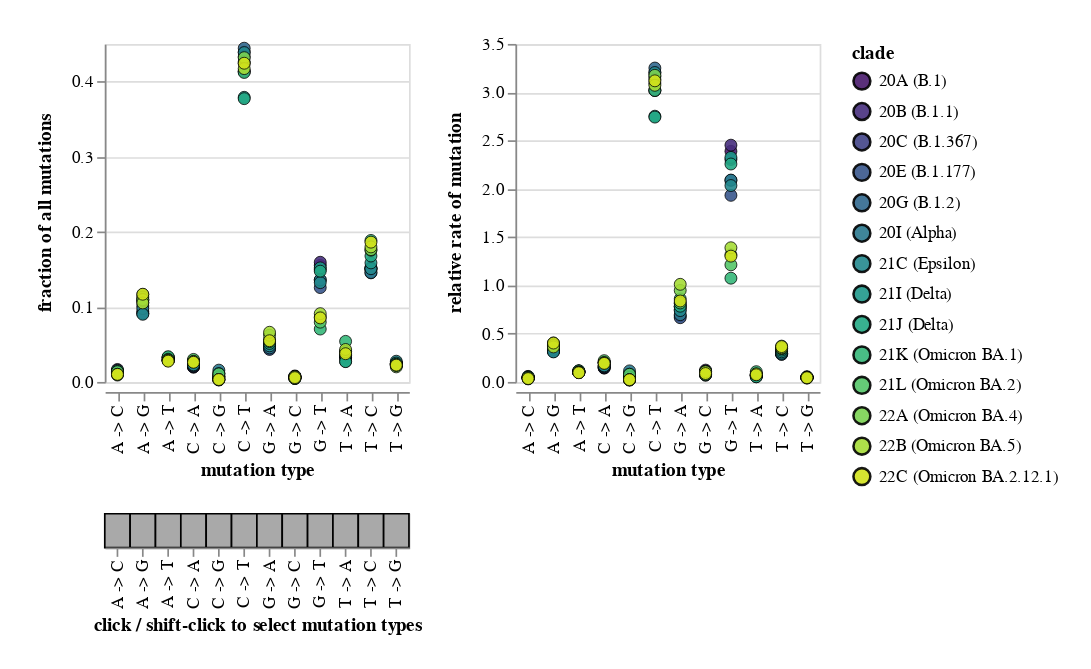

Notebook code cell kept with this figure:
### Markdown cell above
Plot the rates. The chart below is interactive, and you can click to select mutation types, clades, etc:

### Code cell
melted_df = (
    mut_type_count_frac_rate
    .query("exclude_top_mutations == 'no'")
    .assign(mut_type=lambda x: x["mut_type"].str.replace("to", " -> "))
    .melt(
        id_vars=["clade", "mut_type", "count"],
        value_vars=["fraction", "rate"],
    )
    .assign(
        variable=lambda x: x["variable"].map(
            {
                "fraction": "fraction of all mutations",
                "rate": "relative rate of mutation",
            }
        ),
        clade=lambda x: x["clade"].map(add_clade_synonym),
    )
)

mut_type_selection = alt.selection_multi(fields=["mut_type"])

mut_type_selection_bar = (
    alt.Chart(melted_df[["mut_type"]].drop_duplicates())
    .encode(
        x=alt.X("mut_type", title="click / shift-click to select mutation types"),
        color=alt.condition(mut_type_selection, alt.value("darkgray"), alt.value("white")),
    )
    .mark_rect(stroke="black")
    .add_selection(mut_type_selection)
    .properties(width=alt.Step(15))
)

frac_rate_chart_base = (
    alt.Chart(melted_df)
    .encode(
        x=alt.X("mut_type", title="mutation type"),
        y=alt.Y("value", title=None),
        color=alt.Color("clade", scale=alt.Scale(scheme="viridis")),
        strokeWidth=alt.condition(clade_selection, alt.value(0.5), alt.value(0)),
        opacity=alt.condition(clade_selection, alt.value(0.9), alt.value(0.2)),
        size=alt.condition(clade_selection, alt.value(50), alt.value(40)),
        column=alt.Column(
            "variable",
            title=None,
            header=alt.Header(labelOrient="left", labelFontSize=11, labelFontStyle="bold"),
        ),
        tooltip=[
            alt.Tooltip(c, format=".3g") if melted_df[c].dtype == float else c
            for c in melted_df.columns.tolist()
        ],
    )
    .mark_point(filled=True, stroke="black")
    .add_selection(clade_selection, mut_type_selection)
    .transform_filter(mut_type_selection)
    .resolve_scale(y="independent")
    .properties(width=alt.Step(15), height=200)
)

frac_rate_chart = (
    (frac_rate_chart_base & mut_type_selection_bar)
    .configure_axis(grid=False)
    .configure_legend(columns=2)
    .configure(padding=20)
)

chart_title = os.path.join(os.path.dirname(rates_by_clade_csv), "frac_rate_chart.html")
print(f"Saving to {chart_title}")
frac_rate_chart.save(chart_title)

frac_rate_chart

### Figure 1 — Vega-Lite specification as saved in the notebook (floating-point values rounded to 4 significant figures; data arrays with more than 128 entries replaced by an {"elided": "..."} marker saying what was removed)
{"config": {"view": {"continuousWidth": 400, "continuousHeight": 300}, "padding": 20}, "vconcat": [{"data": {"name": "data-e01a1851349910d355d17b16c8b9ed9a"}, "mark": {"type": "point", "filled": true, "stroke": "black"}, "encoding": {"color": {"field": "clade", "scale": {"scheme": "viridis"}, "type": "nominal"}, "column": {"field": "variable", "header": {"labelFontSize": 11, "labelFontStyle": "bold", "labelOrient": "left"}, "title": null, "type": "nominal"}, "opacity": {"condition": {"value": 0.9, "selection": "selector012"}, "value": 0.2}, "size": {"condition": {"value": 50, "selection": "selector012"}, "value": 40}, "strokeWidth": {"condition": {"value": 0.5, "selection": "selector012"}, "value": 0}, "tooltip": [{"field": "clade", "type": "nominal"}, {"field": "mut_type", "type": "nominal"}, {"field": "count", "type": "quantitative"}, {"field": "variable", "type": "nominal"}, {"field": "value", "format": ".3g", "type": "quantitative"}], "x": {"field": "mut_type", "title": "mutation type", "type": "nominal"}, "y": {"field": "value", "title": null, "type": "quantitative"}}, "height": 200, "resolve": {"scale": {"y": "independent"}}, "selection": {"selector012": {"type": "multi", "fields": ["clade"], "bind": "legend"}, "selector014": {"type": "multi", "fields": ["mut_type"]}}, "transform": [{"filter": {"selection": "selector014"}}], "width": {"step": 15}}, {"data": {"name": "data-1d6e384bec94866fabfddda6f375f967"}, "mark": {"type": "rect", "stroke": "black"}, "encoding": {"color": {"condition": {"value": "darkgray", "selection": "selector014"}, "value": "white"}, "x": {"field": "mut_type", "title": "click / shift-click to select mutation types", "type": "nominal"}}, "selection": {"selector014": {"type": "multi", "fields": ["mut_type"]}}, "width": {"step": 15}}], "$schema": "https://vega.github.io/schema/vega-lite/v4.17.0.json", "datasets": {"data-e01a1851349910d355d17b16c8b9ed9a": {"elided": "336 records"}, "data-1d6e384bec94866fabfddda6f375f967": [{"mut_type": "A -> C"}, {"mut_type": "A -> G"}, {"mut_type": "A -> T"}, {"mut_type": "C -> A"}, {"mut_type": "C -> G"}, {"mut_type": "C -> T"}, {"mut_type": "G -> A"}, {"mut_type": "G -> C"}, {"mut_type": "G -> T"}, {"mut_type": "T -> A"}, {"mut_type": "T -> C"}, {"mut_type": "T -> G"}]}}
